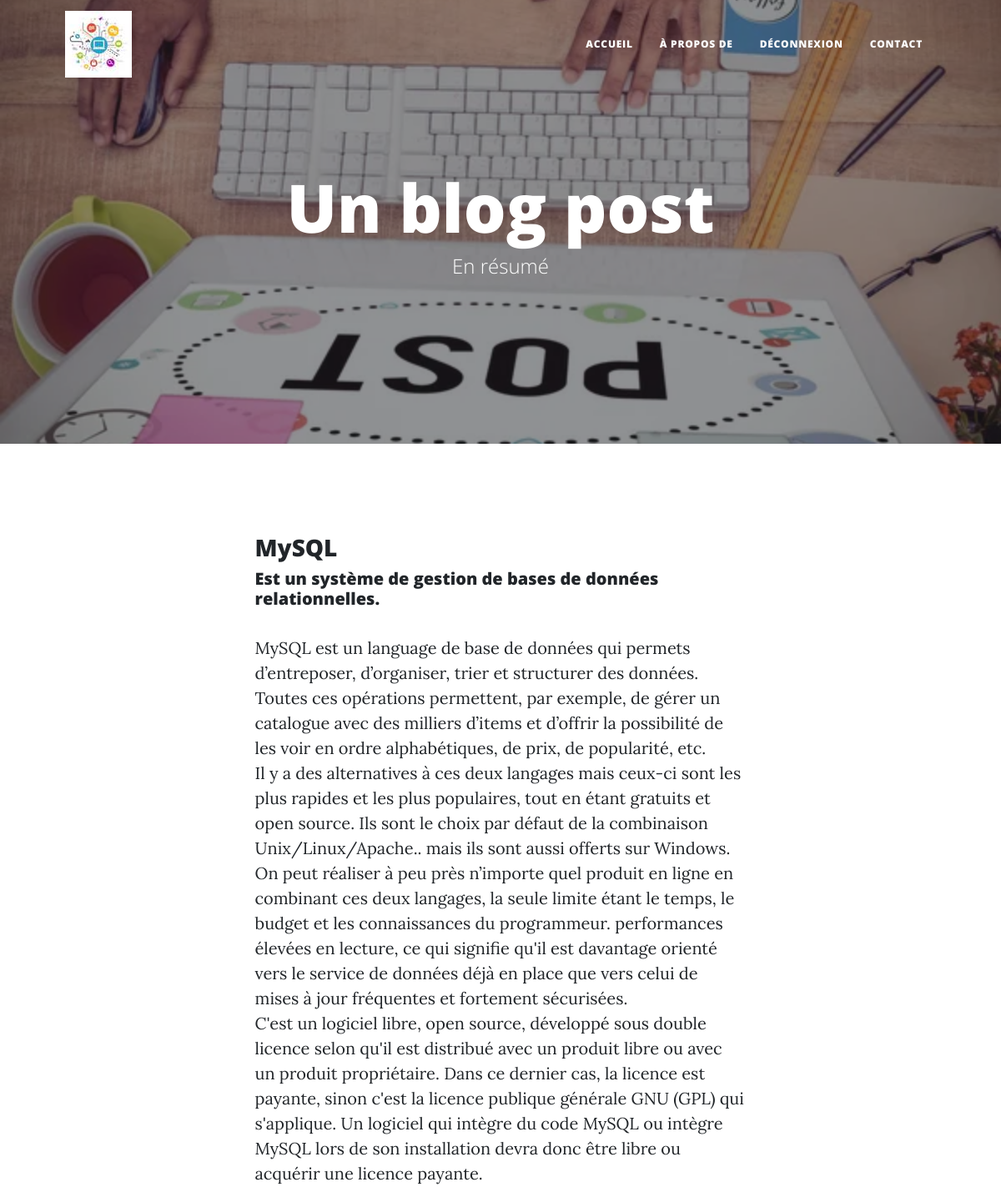
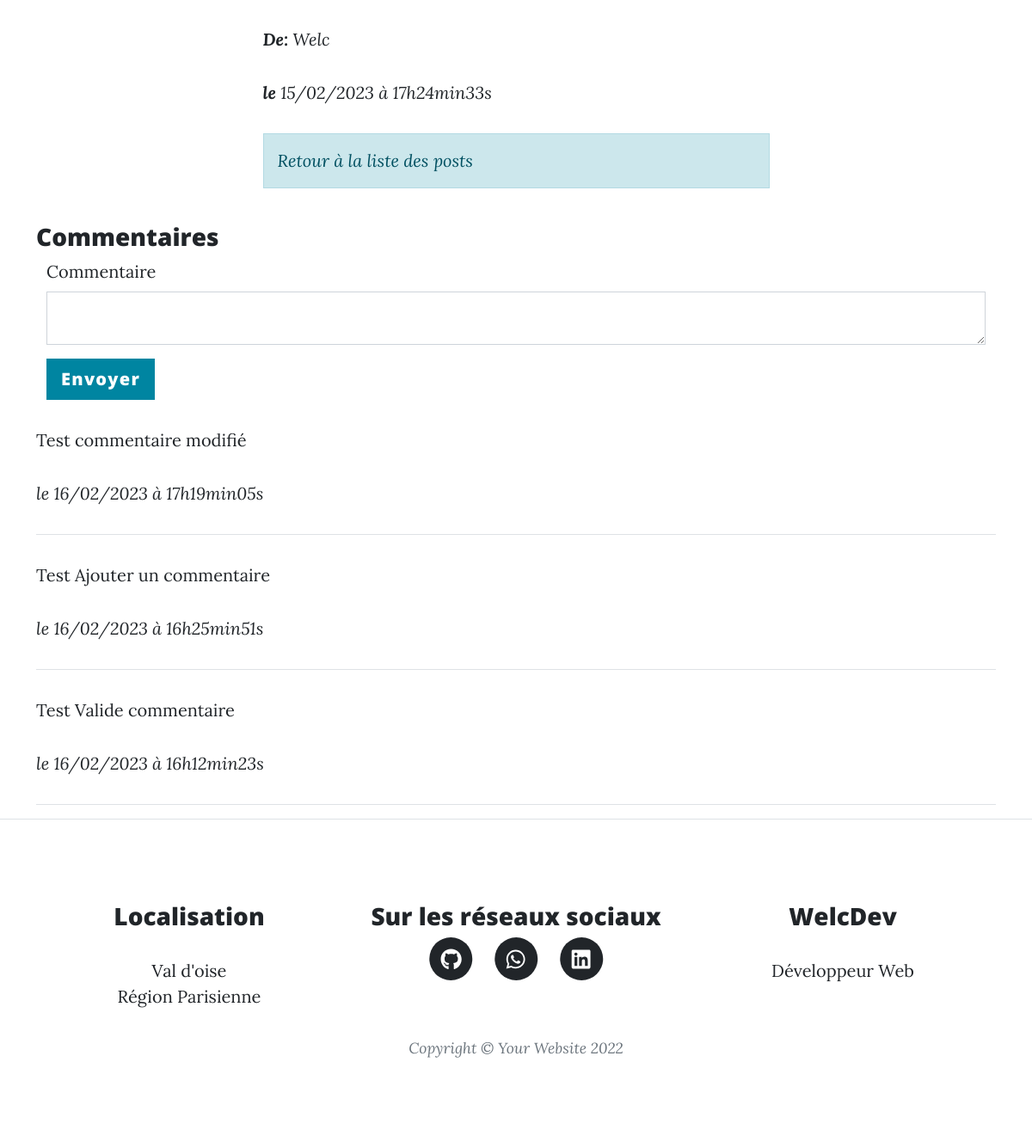
Screenshot of /index.php?action=post&id=2 (signed in) with the database file from the repository (2 pictures, top to bottom).
### tables this page shows
CREATE TABLE `posts` (
  `id` int(11) NOT NULL,
  `title` varchar(70) DEFAULT NULL,
  `chapo` text,
  `content` longtext,
  `author` varchar(100) NOT NULL,
  `creation_date` datetime DEFAULT CURRENT_TIMESTAMP,
  `users_id` int(11) NOT NULL
);

CREATE TABLE `comments` (
  `id` int(11) NOT NULL,
  `comment` longtext,
  `comment_date` datetime DEFAULT CURRENT_TIMESTAMP,
  `valide` tinyint(4) DEFAULT NULL,
  `users_id` int(11) NOT NULL,
  `posts_id` int(11) NOT NULL
);

### src/controllers/Post.php (called while the page is built, shortened)
<?php
class Post
{
    public function showPost(string $identifier)
    {
        $connection = new DatabaseConnection();
        $postRepository = new PostRepository();
        $postRepository->connection = $connection;
        $post = $postRepository->getPost($identifier);
        $commentRepository = new CommentRepository();
        $commentRepository->connection = $connection;
        $comments = $commentRepository->getComments($identifier);
        require('templates/post.php');
    }
}

### src/model/PostRepository.php (called while the page is built, shortened)
<?php
class PostRepository
{
    public DatabaseConnection $connection;
    public function getPost(string $identifier): Post
    {
        $statement = $this->connection->getConnection()->prepare(
            "SELECT id, title, chapo, content, author, DATE_FORMAT(creation_date, '%d/%m/%Y à %Hh%imin%ss') AS
french_creation_date FROM posts WHERE id = ?"
        );
        $statement->execute([$identifier]);
        $row = $statement->fetch();
        $post = new Post();
        $post->title = $row['title'];
        $post->chapo = $row['chapo'];
        $post->frenchCreationDate = $row['french_creation_date'];
        $post->content = $row['content'];
        $post->author = $row['author'];
        $post->identifier = $row['id'];
        return $post;
    }
}

### src/lib/DatabaseConnection.php (called while the page is built, shortened)
<?php
class DatabaseConnection
{
    public ?\PDO $database = null;
    public function getConnection(): \PDO
    {
        if ($this->database === null) {
            $this->database = new \PDO('mysql:host=localhost;dbname=projet_5;charset=utf8', 'root', 'root');
            $this->database->setAttribute(\PDO::ATTR_ERRMODE, \PDO::ERRMODE_EXCEPTION);
        }
        return $this->database;
    }
}

### src/model/CommentRepository.php (called while the page is built, shortened)
<?php
class CommentRepository
{
    public DatabaseConnection $connection;
    public function getComments(string $post): array
    {
        $statement = $this->connection->getConnection()->prepare(
            "SELECT id, comment, DATE_FORMAT(comment_date, '%d/%m/%Y à %Hh%imin%ss') AS
            french_creation_date, posts_id FROM comments WHERE posts_id = ? AND valide = 1 ORDER BY comment_date DESC"
        );
        $statement->execute([$post]);
        $comments = [];
        while (($row = $statement->fetch())) {
            $comment = new Comment();
            $comment->identifier = $row['id'];
            $comment->frenchCreationDate = $row['french_creation_date'];
            $comment->comment = $row['comment'];
            $comment->post = $row['posts_id'];
            $comments[] = $comment;
        }
        return $comments;
    }
}

### templates/post.php (the view, shortened to what this page needs)
<body>
    <header class="masthead" style="background-image: url('templates/assets/img/post.jpg')">
        <div class="container position-relative px-4 px-lg-5">
            <div class="row gx-4 gx-lg-5 justify-content-center">
                <div class="col-md-10 col-lg-8 col-xl-7">
                    <div class="site-heading">
                        <h1>Un blog post</h1>
                        <span class="subheading">En résumé</span>
                    </div>
                </div>
            </div>
        </div>
    </header>
    <article class="mb-4">
        <div class="container px-4 px-lg-5">
            <div class="row gx-4 gx-lg-5 justify-content-center">
                <div class="col-md-10 col-lg-8 col-xl-7">
                    <br /><br />
                    <h3>
                        <?= htmlspecialchars($post->title) ?>
                    </h3>
                    <h5>
                        <?= nl2br(htmlspecialchars($post->chapo)) ?>
                    </h5>
                    <p>
                        <?= nl2br(htmlspecialchars($post->content)) ?>
                    </p>
                    <p>
                        <em><strong>De:</strong> <?= nl2br(htmlspecialchars($post->author)) ?></em>
                    </p>
                    <p>
                        <em><strong>le</strong> <?= $post->frenchCreationDate; ?></em>
                    </p>
                    <em><a href="index.php"><p class="alert alert-primary">Retour à la liste des posts</p></a></em>
                </div>
            </div>
        </div>
    </article>
    <div class="container">
        <h3>Commentaires</h3>
        <?php if(isset($_SESSION['id'])) { ?>
        <form class="container" action="index.php?action=addComment&id=<?= $post->identifier ?>" method="post">
            <div class="mb-3">
                <label for="comment" class="form-label">Commentaire</label>
                <textarea class="form-control" name="comment"></textarea>
            </div>
            <button type="submit" class="btn btn-lg btn-primary" name="send">Envoyer</button>
        </form>
        <?php } else {?>
            <p class="msg_er">Connectez vous pour laisser un commentaire !</p>
        <?php } ?>
        <?php foreach ($comments as $comment) { ?>
        <p><?= htmlspecialchars($comment->comment) ?></p>
        <p><em>le <?= $comment->frenchCreationDate ?></em></p>
        <hr>
        <?php } ?>
        <?php require('layout.php') ?>
    <?php require('footer.php') ?>

### rows the page displays
posts: title "MySQL", chapo "Est un système de gestion de bases de données relationnelles.", content "MySQL est un language de base de données qui permets d’entreposer, d’organiser, trier et structurer des données. Toutes ces opérations permettent, par exemple, de gérer un catalogue avec des milliers d’items et d’offrir la possibilité de les voir en ordre alphabétiques, de prix, de popularité, etc. Il y a des alternatives à ces deux langages mais ceux-ci sont les plus rapides et les plus populaires, tout en étant gratuits et open source. Ils sont le choix par défaut de la combinaison Unix/Linux/Apache.. mais ils sont aussi offerts sur Windows. On peut réaliser à peu près n’importe quel produit en ligne en combinant ces deux langages, la seule limite étant le temps, le budget et les…", author "Welc"
comments: comment "Test commentaire modifié", frenchCreationDate "16/02/2023 à 17h19min05s"
comments: comment "Test Ajouter un commentaire", frenchCreationDate "16/02/2023 à 16h25min51s"
comments: comment "Test Valide commentaire", frenchCreationDate "16/02/2023 à 16h12min23s"

### other values shown
$post->frenchCreationDate "15/02/2023 à 17h24min33s"
